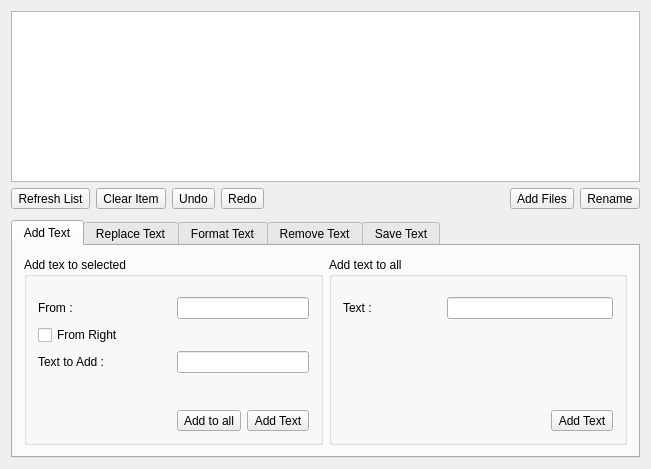
<?xml version="1.0" encoding="UTF-8"?>
<ui version="4.0">
 <class>corerenamer</class>
 <widget class="QWidget" name="corerenamer">
  <property name="geometry">
   <rect>
    <x>0</x>
    <y>0</y>
    <width>635</width>
    <height>469</height>
   </rect>
  </property>
  <property name="windowTitle">
   <string>CoreRenamer</string>
  </property>
  <property name="windowIcon">
   <iconset resource="icons.qrc">
    <normaloff>:/icons/CoreRenamer.svg</normaloff>:/icons/CoreRenamer.svg</iconset>
  </property>
  <property name="styleSheet">
   <string notr="true"/>
  </property>
  <layout class="QVBoxLayout" name="verticalLayout_2">
   <property name="spacing">
    <number>0</number>
   </property>
   <property name="leftMargin">
    <number>0</number>
   </property>
   <property name="topMargin">
    <number>0</number>
   </property>
   <property name="rightMargin">
    <number>0</number>
   </property>
   <property name="bottomMargin">
    <number>0</number>
   </property>
   <item>
    <widget class="QWidget" name="widget" native="true">
     <layout class="QVBoxLayout" name="verticalLayout">
      <item>
       <widget class="QTableView" name="FLists">
        <property name="focusPolicy">
         <enum>Qt::NoFocus</enum>
        </property>
        <property name="editTriggers">
         <set>QAbstractItemView::NoEditTriggers</set>
        </property>
        <property name="tabKeyNavigation">
         <bool>false</bool>
        </property>
        <property name="showDropIndicator" stdset="0">
         <bool>false</bool>
        </property>
        <property name="selectionMode">
         <enum>QAbstractItemView::ExtendedSelection</enum>
        </property>
        <property name="selectionBehavior">
         <enum>QAbstractItemView::SelectRows</enum>
        </property>
        <property name="showGrid">
         <bool>false</bool>
        </property>
        <property name="gridStyle">
         <enum>Qt::DotLine</enum>
        </property>
        <property name="sortingEnabled">
         <bool>true</bool>
        </property>
        <property name="cornerButtonEnabled">
         <bool>false</bool>
        </property>
        <attribute name="horizontalHeaderDefaultSectionSize">
         <number>120</number>
        </attribute>
        <attribute name="horizontalHeaderHighlightSections">
         <bool>false</bool>
        </attribute>
        <attribute name="horizontalHeaderStretchLastSection">
         <bool>true</bool>
        </attribute>
        <attribute name="verticalHeaderVisible">
         <bool>false</bool>
        </attribute>
        <attribute name="verticalHeaderHighlightSections">
         <bool>false</bool>
        </attribute>
       </widget>
      </item>
      <item>
       <widget class="QFrame" name="toolsBar">
        <property name="maximumSize">
         <size>
          <width>16777215</width>
          <height>40</height>
         </size>
        </property>
        <layout class="QHBoxLayout" name="buttons">
         <property name="leftMargin">
          <number>0</number>
         </property>
         <property name="topMargin">
          <number>0</number>
         </property>
         <property name="rightMargin">
          <number>0</number>
         </property>
         <property name="bottomMargin">
          <number>5</number>
         </property>
         <item>
          <widget class="QToolButton" name="bRefreshList">
           <property name="focusPolicy">
            <enum>Qt::NoFocus</enum>
           </property>
           <property name="text">
            <string>Refresh List</string>
           </property>
          </widget>
         </item>
         <item>
          <widget class="QToolButton" name="clearItem">
           <property name="focusPolicy">
            <enum>Qt::NoFocus</enum>
           </property>
           <property name="text">
            <string>Clear Item</string>
           </property>
          </widget>
         </item>
         <item>
          <widget class="QToolButton" name="bUndo">
           <property name="sizePolicy">
            <sizepolicy hsizetype="Preferred" vsizetype="Fixed">
             <horstretch>0</horstretch>
             <verstretch>0</verstretch>
            </sizepolicy>
           </property>
           <property name="focusPolicy">
            <enum>Qt::NoFocus</enum>
           </property>
           <property name="text">
            <string>Undo</string>
           </property>
          </widget>
         </item>
         <item>
          <widget class="QToolButton" name="bRedo">
           <property name="sizePolicy">
            <sizepolicy hsizetype="Preferred" vsizetype="Fixed">
             <horstretch>0</horstretch>
             <verstretch>0</verstretch>
            </sizepolicy>
           </property>
           <property name="focusPolicy">
            <enum>Qt::NoFocus</enum>
           </property>
           <property name="text">
            <string>Redo</string>
           </property>
          </widget>
         </item>
         <item>
          <spacer name="spacer_01">
           <property name="orientation">
            <enum>Qt::Horizontal</enum>
           </property>
           <property name="sizeHint" stdset="0">
            <size>
             <width>40</width>
             <height>20</height>
            </size>
           </property>
          </spacer>
         </item>
         <item>
          <widget class="QToolButton" name="bAddFiles">
           <property name="focusPolicy">
            <enum>Qt::NoFocus</enum>
           </property>
           <property name="text">
            <string>Add Files</string>
           </property>
          </widget>
         </item>
         <item>
          <widget class="QToolButton" name="rename">
           <property name="focusPolicy">
            <enum>Qt::NoFocus</enum>
           </property>
           <property name="text">
            <string>Rename</string>
           </property>
          </widget>
         </item>
        </layout>
       </widget>
      </item>
      <item>
       <widget class="QTabWidget" name="renameTools">
        <property name="sizePolicy">
         <sizepolicy hsizetype="Expanding" vsizetype="Preferred">
          <horstretch>0</horstretch>
          <verstretch>0</verstretch>
         </sizepolicy>
        </property>
        <property name="currentIndex">
         <number>0</number>
        </property>
        <widget class="QWidget" name="addText">
         <property name="accessibleName">
          <string>renameTools</string>
         </property>
         <attribute name="title">
          <string>Add Text</string>
         </attribute>
         <layout class="QHBoxLayout" name="horizontalLayout_4">
          <item>
           <widget class="QGroupBox" name="groupBox_4">
            <property name="title">
             <string>Add tex to selected</string>
            </property>
            <layout class="QGridLayout" name="gridLayout_8">
             <property name="topMargin">
              <number>20</number>
             </property>
             <item row="0" column="0">
              <widget class="QLabel" name="ladtcpos">
               <property name="text">
                <string>From : </string>
               </property>
              </widget>
             </item>
             <item row="2" column="0" colspan="2">
              <widget class="QLabel" name="ladtentert">
               <property name="text">
                <string>Text to Add : </string>
               </property>
              </widget>
             </item>
             <item row="2" column="2" colspan="2">
              <widget class="QLineEdit" name="addTextEnter">
               <property name="inputMask">
                <string/>
               </property>
               <property name="text">
                <string/>
               </property>
               <property name="maxLength">
                <number>32767</number>
               </property>
               <property name="clearButtonEnabled">
                <bool>true</bool>
               </property>
              </widget>
             </item>
             <item row="0" column="2" colspan="2">
              <widget class="QLineEdit" name="addTextCPos"/>
             </item>
             <item row="3" column="0" colspan="4">
              <spacer name="verticalSpacer_5">
               <property name="orientation">
                <enum>Qt::Vertical</enum>
               </property>
               <property name="sizeHint" stdset="0">
                <size>
                 <width>271</width>
                 <height>46</height>
                </size>
               </property>
              </spacer>
             </item>
             <item row="1" column="0" colspan="2">
              <widget class="QCheckBox" name="addFromR">
               <property name="text">
                <string>From Right</string>
               </property>
              </widget>
             </item>
             <item row="4" column="3">
              <widget class="QToolButton" name="addTextbtn">
               <property name="sizePolicy">
                <sizepolicy hsizetype="Fixed" vsizetype="Fixed">
                 <horstretch>0</horstretch>
                 <verstretch>0</verstretch>
                </sizepolicy>
               </property>
               <property name="focusPolicy">
                <enum>Qt::NoFocus</enum>
               </property>
               <property name="text">
                <string>Add Text</string>
               </property>
              </widget>
             </item>
             <item row="4" column="2">
              <widget class="QToolButton" name="addTextAllbtn">
               <property name="text">
                <string>Add to all</string>
               </property>
              </widget>
             </item>
            </layout>
           </widget>
          </item>
          <item>
           <widget class="QGroupBox" name="groupBox_3">
            <property name="title">
             <string>Add text to all</string>
            </property>
            <layout class="QGridLayout" name="gridLayout_7">
             <property name="topMargin">
              <number>20</number>
             </property>
             <item row="0" column="0">
              <widget class="QLabel" name="lDoRemoveAddNum">
               <property name="sizePolicy">
                <sizepolicy hsizetype="Preferred" vsizetype="Preferred">
                 <horstretch>0</horstretch>
                 <verstretch>0</verstretch>
                </sizepolicy>
               </property>
               <property name="text">
                <string>Text :</string>
               </property>
              </widget>
             </item>
             <item row="0" column="1" colspan="2">
              <widget class="QLineEdit" name="tDoRemoveAddNum"/>
             </item>
             <item row="1" column="0" colspan="3">
              <spacer name="verticalSpacer_7">
               <property name="orientation">
                <enum>Qt::Vertical</enum>
               </property>
               <property name="sizeHint" stdset="0">
                <size>
                 <width>270</width>
                 <height>103</height>
                </size>
               </property>
              </spacer>
             </item>
             <item row="2" column="2">
              <widget class="QToolButton" name="doRemoveAddNum">
               <property name="sizePolicy">
                <sizepolicy hsizetype="Fixed" vsizetype="Fixed">
                 <horstretch>0</horstretch>
                 <verstretch>0</verstretch>
                </sizepolicy>
               </property>
               <property name="focusPolicy">
                <enum>Qt::NoFocus</enum>
               </property>
               <property name="layoutDirection">
                <enum>Qt::LeftToRight</enum>
               </property>
               <property name="text">
                <string>Add Text</string>
               </property>
              </widget>
             </item>
            </layout>
           </widget>
          </item>
         </layout>
        </widget>
        <widget class="QWidget" name="replaceText">
         <property name="accessibleName">
          <string>renameTools</string>
         </property>
         <attribute name="title">
          <string>Replace Text</string>
         </attribute>
         <layout class="QGridLayout" name="gridLayout_5">
          <property name="leftMargin">
           <number>15</number>
          </property>
          <property name="topMargin">
           <number>15</number>
          </property>
          <property name="rightMargin">
           <number>15</number>
          </property>
          <property name="bottomMargin">
           <number>15</number>
          </property>
          <item row="0" column="3" rowspan="5">
           <spacer name="horizontalSpacer_2">
            <property name="orientation">
             <enum>Qt::Horizontal</enum>
            </property>
            <property name="sizeHint" stdset="0">
             <size>
              <width>321</width>
              <height>158</height>
             </size>
            </property>
           </spacer>
          </item>
          <item row="1" column="1" colspan="2">
           <widget class="QLineEdit" name="replaceTextText"/>
          </item>
          <item row="2" column="0">
           <widget class="QLabel" name="lrptrw">
            <property name="text">
             <string>Replace With : </string>
            </property>
           </widget>
          </item>
          <item row="2" column="1" colspan="2">
           <widget class="QLineEdit" name="replaceTextWith"/>
          </item>
          <item row="3" column="1">
           <spacer name="verticalSpacer_4">
            <property name="orientation">
             <enum>Qt::Vertical</enum>
            </property>
            <property name="sizeType">
             <enum>QSizePolicy::Preferred</enum>
            </property>
            <property name="sizeHint" stdset="0">
             <size>
              <width>20</width>
              <height>87</height>
             </size>
            </property>
           </spacer>
          </item>
          <item row="1" column="0">
           <widget class="QLabel" name="lrptrt">
            <property name="text">
             <string>Replace Text : </string>
            </property>
           </widget>
          </item>
          <item row="4" column="1">
           <widget class="QToolButton" name="replaceTextbtn">
            <property name="sizePolicy">
             <sizepolicy hsizetype="Preferred" vsizetype="Fixed">
              <horstretch>0</horstretch>
              <verstretch>0</verstretch>
             </sizepolicy>
            </property>
            <property name="focusPolicy">
             <enum>Qt::NoFocus</enum>
            </property>
            <property name="text">
             <string>Replace Text</string>
            </property>
           </widget>
          </item>
          <item row="4" column="2">
           <widget class="QToolButton" name="replaceTextAllbtn">
            <property name="sizePolicy">
             <sizepolicy hsizetype="Preferred" vsizetype="Fixed">
              <horstretch>0</horstretch>
              <verstretch>0</verstretch>
             </sizepolicy>
            </property>
            <property name="focusPolicy">
             <enum>Qt::NoFocus</enum>
            </property>
            <property name="text">
             <string>Replace for all</string>
            </property>
           </widget>
          </item>
         </layout>
        </widget>
        <widget class="QWidget" name="formatText">
         <property name="accessibleName">
          <string>renameTools</string>
         </property>
         <attribute name="title">
          <string>Format Text</string>
         </attribute>
         <layout class="QHBoxLayout" name="horizontalLayout_3">
          <item>
           <widget class="QGroupBox" name="groupBox_2">
            <property name="title">
             <string>Add Numbers</string>
            </property>
            <layout class="QGridLayout" name="gridLayout_4">
             <property name="topMargin">
              <number>20</number>
             </property>
             <item row="0" column="0">
              <widget class="QLabel" name="lformat">
               <property name="sizePolicy">
                <sizepolicy hsizetype="Expanding" vsizetype="Preferred">
                 <horstretch>0</horstretch>
                 <verstretch>0</verstretch>
                </sizepolicy>
               </property>
               <property name="text">
                <string>Number style :</string>
               </property>
              </widget>
             </item>
             <item row="0" column="1">
              <widget class="QComboBox" name="formatc">
               <item>
                <property name="text">
                 <string>1. </string>
                </property>
               </item>
               <item>
                <property name="text">
                 <string>1 - </string>
                </property>
               </item>
               <item>
                <property name="text">
                 <string>01. </string>
                </property>
               </item>
               <item>
                <property name="text">
                 <string>01 - </string>
                </property>
               </item>
               <item>
                <property name="text">
                 <string>001. </string>
                </property>
               </item>
               <item>
                <property name="text">
                 <string>001 - </string>
                </property>
               </item>
              </widget>
             </item>
             <item row="2" column="0">
              <spacer name="verticalSpacer_6">
               <property name="orientation">
                <enum>Qt::Vertical</enum>
               </property>
               <property name="sizeHint" stdset="0">
                <size>
                 <width>20</width>
                 <height>40</height>
                </size>
               </property>
              </spacer>
             </item>
             <item row="1" column="0">
              <widget class="QCheckBox" name="numFromR">
               <property name="text">
                <string>From Right</string>
               </property>
              </widget>
             </item>
            </layout>
           </widget>
          </item>
          <item>
           <widget class="QGroupBox" name="groupBox">
            <property name="title">
             <string>Fromat Words</string>
            </property>
            <layout class="QGridLayout" name="gridLayout">
             <property name="topMargin">
              <number>20</number>
             </property>
             <item row="0" column="1" rowspan="3">
              <spacer name="horizontalSpacer">
               <property name="orientation">
                <enum>Qt::Horizontal</enum>
               </property>
               <property name="sizeHint" stdset="0">
                <size>
                 <width>139</width>
                 <height>88</height>
                </size>
               </property>
              </spacer>
             </item>
             <item row="3" column="0">
              <spacer name="verticalSpacer_2">
               <property name="orientation">
                <enum>Qt::Vertical</enum>
               </property>
               <property name="sizeHint" stdset="0">
                <size>
                 <width>20</width>
                 <height>40</height>
                </size>
               </property>
              </spacer>
             </item>
             <item row="0" column="0">
              <widget class="QToolButton" name="lowerCase">
               <property name="sizePolicy">
                <sizepolicy hsizetype="Preferred" vsizetype="Fixed">
                 <horstretch>0</horstretch>
                 <verstretch>0</verstretch>
                </sizepolicy>
               </property>
               <property name="focusPolicy">
                <enum>Qt::NoFocus</enum>
               </property>
               <property name="text">
                <string>All to lower case</string>
               </property>
              </widget>
             </item>
             <item row="1" column="0">
              <widget class="QToolButton" name="capitalEach">
               <property name="sizePolicy">
                <sizepolicy hsizetype="Preferred" vsizetype="Fixed">
                 <horstretch>0</horstretch>
                 <verstretch>0</verstretch>
                </sizepolicy>
               </property>
               <property name="focusPolicy">
                <enum>Qt::NoFocus</enum>
               </property>
               <property name="text">
                <string>Capitalize Each Word</string>
               </property>
              </widget>
             </item>
             <item row="2" column="0">
              <widget class="QToolButton" name="upperCase">
               <property name="sizePolicy">
                <sizepolicy hsizetype="Preferred" vsizetype="Fixed">
                 <horstretch>0</horstretch>
                 <verstretch>0</verstretch>
                </sizepolicy>
               </property>
               <property name="focusPolicy">
                <enum>Qt::NoFocus</enum>
               </property>
               <property name="layoutDirection">
                <enum>Qt::LeftToRight</enum>
               </property>
               <property name="text">
                <string>All to UPPER CASE</string>
               </property>
              </widget>
             </item>
            </layout>
           </widget>
          </item>
         </layout>
        </widget>
        <widget class="QWidget" name="removeText">
         <property name="accessibleName">
          <string>renameTools</string>
         </property>
         <attribute name="title">
          <string>Remove Text</string>
         </attribute>
         <layout class="QGridLayout" name="gridLayout_3">
          <property name="leftMargin">
           <number>15</number>
          </property>
          <property name="topMargin">
           <number>15</number>
          </property>
          <property name="rightMargin">
           <number>15</number>
          </property>
          <property name="bottomMargin">
           <number>15</number>
          </property>
          <property name="verticalSpacing">
           <number>10</number>
          </property>
          <item row="4" column="1" colspan="2">
           <spacer name="verticalSpacer_3">
            <property name="orientation">
             <enum>Qt::Vertical</enum>
            </property>
            <property name="sizeHint" stdset="0">
             <size>
              <width>20</width>
              <height>39</height>
             </size>
            </property>
           </spacer>
          </item>
          <item row="2" column="0">
           <widget class="QLabel" name="lrmtccount">
            <property name="text">
             <string>To : </string>
            </property>
           </widget>
          </item>
          <item row="2" column="3">
           <spacer name="horizontalSpacer_4">
            <property name="orientation">
             <enum>Qt::Horizontal</enum>
            </property>
            <property name="sizeHint" stdset="0">
             <size>
              <width>362</width>
              <height>20</height>
             </size>
            </property>
           </spacer>
          </item>
          <item row="0" column="1" colspan="2">
           <widget class="QLineEdit" name="removeTextCPos"/>
          </item>
          <item row="0" column="0">
           <widget class="QLabel" name="lrmtcpos">
            <property name="text">
             <string>From : </string>
            </property>
           </widget>
          </item>
          <item row="2" column="1" colspan="2">
           <widget class="QLineEdit" name="removeTextCCount"/>
          </item>
          <item row="1" column="0">
           <widget class="QCheckBox" name="remFromR">
            <property name="text">
             <string>From Right</string>
            </property>
           </widget>
          </item>
          <item row="5" column="2">
           <widget class="QToolButton" name="removeTextAllbtn">
            <property name="sizePolicy">
             <sizepolicy hsizetype="Preferred" vsizetype="Fixed">
              <horstretch>0</horstretch>
              <verstretch>0</verstretch>
             </sizepolicy>
            </property>
            <property name="text">
             <string>Remove for all</string>
            </property>
           </widget>
          </item>
          <item row="5" column="1">
           <widget class="QToolButton" name="removeTextTextbtn">
            <property name="sizePolicy">
             <sizepolicy hsizetype="Preferred" vsizetype="Fixed">
              <horstretch>0</horstretch>
              <verstretch>0</verstretch>
             </sizepolicy>
            </property>
            <property name="text">
             <string>Remove Text</string>
            </property>
           </widget>
          </item>
         </layout>
        </widget>
        <widget class="QWidget" name="saveText">
         <property name="accessibleName">
          <string>renameTools</string>
         </property>
         <attribute name="title">
          <string>Save Text</string>
         </attribute>
         <layout class="QGridLayout" name="gridLayout_6">
          <property name="leftMargin">
           <number>15</number>
          </property>
          <property name="topMargin">
           <number>15</number>
          </property>
          <property name="rightMargin">
           <number>15</number>
          </property>
          <property name="bottomMargin">
           <number>15</number>
          </property>
          <item row="0" column="0">
           <widget class="QGroupBox" name="gAddOldFileName">
            <property name="title">
             <string>Add old file's</string>
            </property>
            <property name="flat">
             <bool>false</bool>
            </property>
            <property name="checkable">
             <bool>true</bool>
            </property>
            <property name="checked">
             <bool>true</bool>
            </property>
            <layout class="QHBoxLayout" name="horizontalLayout">
             <property name="topMargin">
              <number>20</number>
             </property>
             <item>
              <widget class="QRadioButton" name="addOldFull">
               <property name="text">
                <string>Full Path</string>
               </property>
               <property name="checked">
                <bool>true</bool>
               </property>
              </widget>
             </item>
             <item>
              <widget class="QRadioButton" name="addOldOnly">
               <property name="text">
                <string>Only File Name</string>
               </property>
              </widget>
             </item>
            </layout>
           </widget>
          </item>
          <item row="0" column="1">
           <widget class="QGroupBox" name="gAddNewFileName">
            <property name="title">
             <string>Add new file's</string>
            </property>
            <property name="flat">
             <bool>false</bool>
            </property>
            <property name="checkable">
             <bool>true</bool>
            </property>
            <property name="checked">
             <bool>false</bool>
            </property>
            <layout class="QHBoxLayout" name="horizontalLayout_2">
             <property name="topMargin">
              <number>20</number>
             </property>
             <item>
              <widget class="QRadioButton" name="addNewFull">
               <property name="text">
                <string>Full Path</string>
               </property>
               <property name="checkable">
                <bool>true</bool>
               </property>
               <property name="checked">
                <bool>true</bool>
               </property>
               <property name="autoExclusive">
                <bool>true</bool>
               </property>
              </widget>
             </item>
             <item>
              <widget class="QRadioButton" name="addNewOnly">
               <property name="text">
                <string>Only File Name</string>
               </property>
              </widget>
             </item>
            </layout>
           </widget>
          </item>
          <item row="1" column="0" colspan="2">
           <layout class="QGridLayout" name="gridLayout_2">
            <item row="0" column="1" colspan="2">
             <widget class="QLineEdit" name="separatorC">
              <property name="text">
               <string>-</string>
              </property>
             </widget>
            </item>
            <item row="0" column="0">
             <widget class="QLabel" name="lseparator">
              <property name="text">
               <string>File Separator : </string>
              </property>
             </widget>
            </item>
            <item row="1" column="0">
             <widget class="QLabel" name="lsavepath">
              <property name="text">
               <string>Save Path : </string>
              </property>
             </widget>
            </item>
            <item row="1" column="1">
             <widget class="QLineEdit" name="savePath"/>
            </item>
            <item row="1" column="2">
             <widget class="QToolButton" name="browseSave">
              <property name="sizePolicy">
               <sizepolicy hsizetype="Fixed" vsizetype="Fixed">
                <horstretch>0</horstretch>
                <verstretch>0</verstretch>
               </sizepolicy>
              </property>
              <property name="minimumSize">
               <size>
                <width>0</width>
                <height>0</height>
               </size>
              </property>
              <property name="maximumSize">
               <size>
                <width>30</width>
                <height>16777215</height>
               </size>
              </property>
              <property name="text">
               <string>...</string>
              </property>
             </widget>
            </item>
           </layout>
          </item>
          <item row="2" column="0" colspan="2">
           <spacer name="verticalSpacer">
            <property name="orientation">
             <enum>Qt::Vertical</enum>
            </property>
            <property name="sizeHint" stdset="0">
             <size>
              <width>20</width>
              <height>39</height>
             </size>
            </property>
           </spacer>
          </item>
          <item row="2" column="2">
           <widget class="QToolButton" name="saveRenamed">
            <property name="sizePolicy">
             <sizepolicy hsizetype="Fixed" vsizetype="Fixed">
              <horstretch>0</horstretch>
              <verstretch>0</verstretch>
             </sizepolicy>
            </property>
            <property name="minimumSize">
             <size>
              <width>0</width>
              <height>30</height>
             </size>
            </property>
            <property name="styleSheet">
             <string notr="true"/>
            </property>
            <property name="text">
             <string>Save</string>
            </property>
           </widget>
          </item>
         </layout>
        </widget>
       </widget>
      </item>
     </layout>
    </widget>
   </item>
  </layout>
 </widget>
 <layoutdefault spacing="6" margin="11"/>
 <resources>
  <include location="icons.qrc"/>
 </resources>
 <connections/>
</ui>
